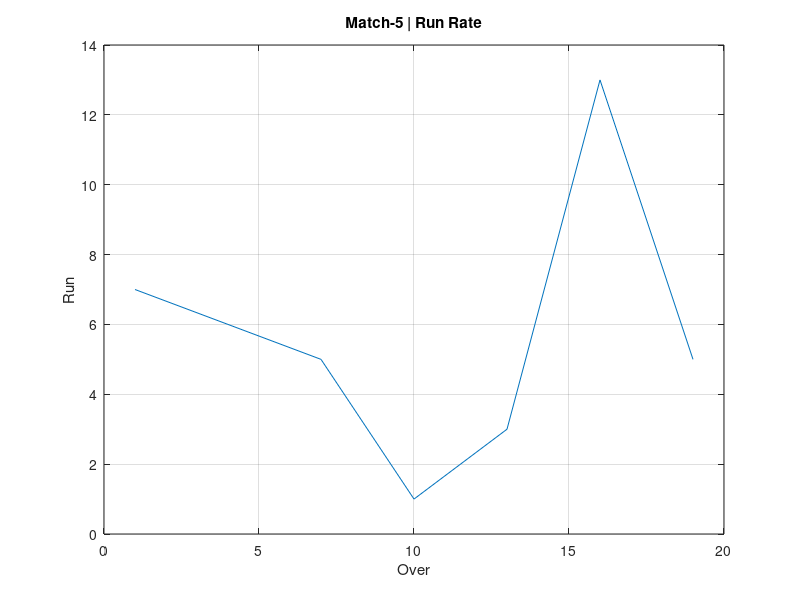

Reproduce this figure in MATLAB.
%Data Visualization
%Plotting Data
% Video : https://youtu.be/n2tjLWsUJVA

A= [ 1 :3:20 ]
B = [ 7 6 5 1 3 13 5 ]


figure
plot(A,B)
xlabel('Over')
ylabel('Run')
title('Match-5 | Run Rate')
grid on



